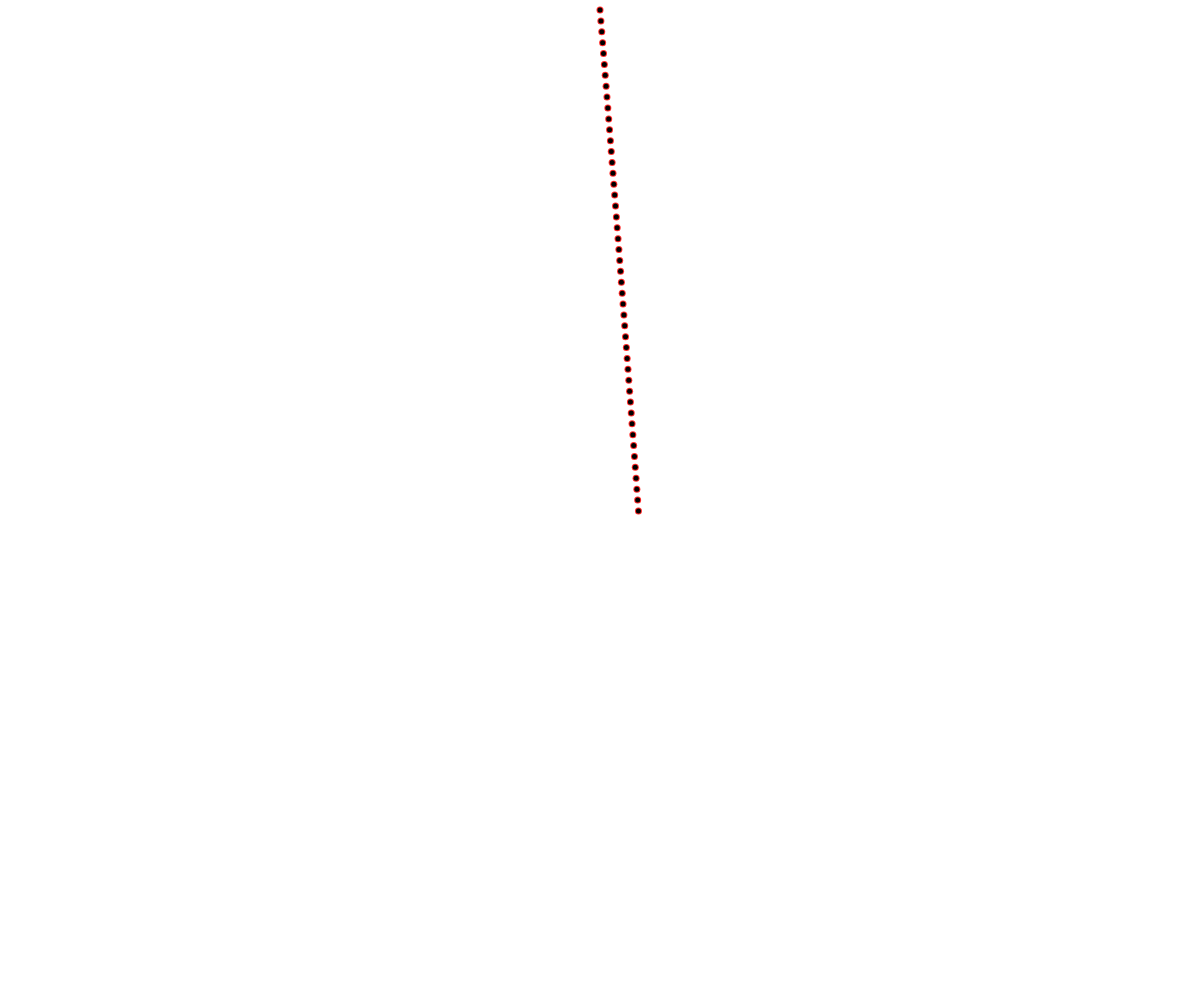
Frame 1 (no input)
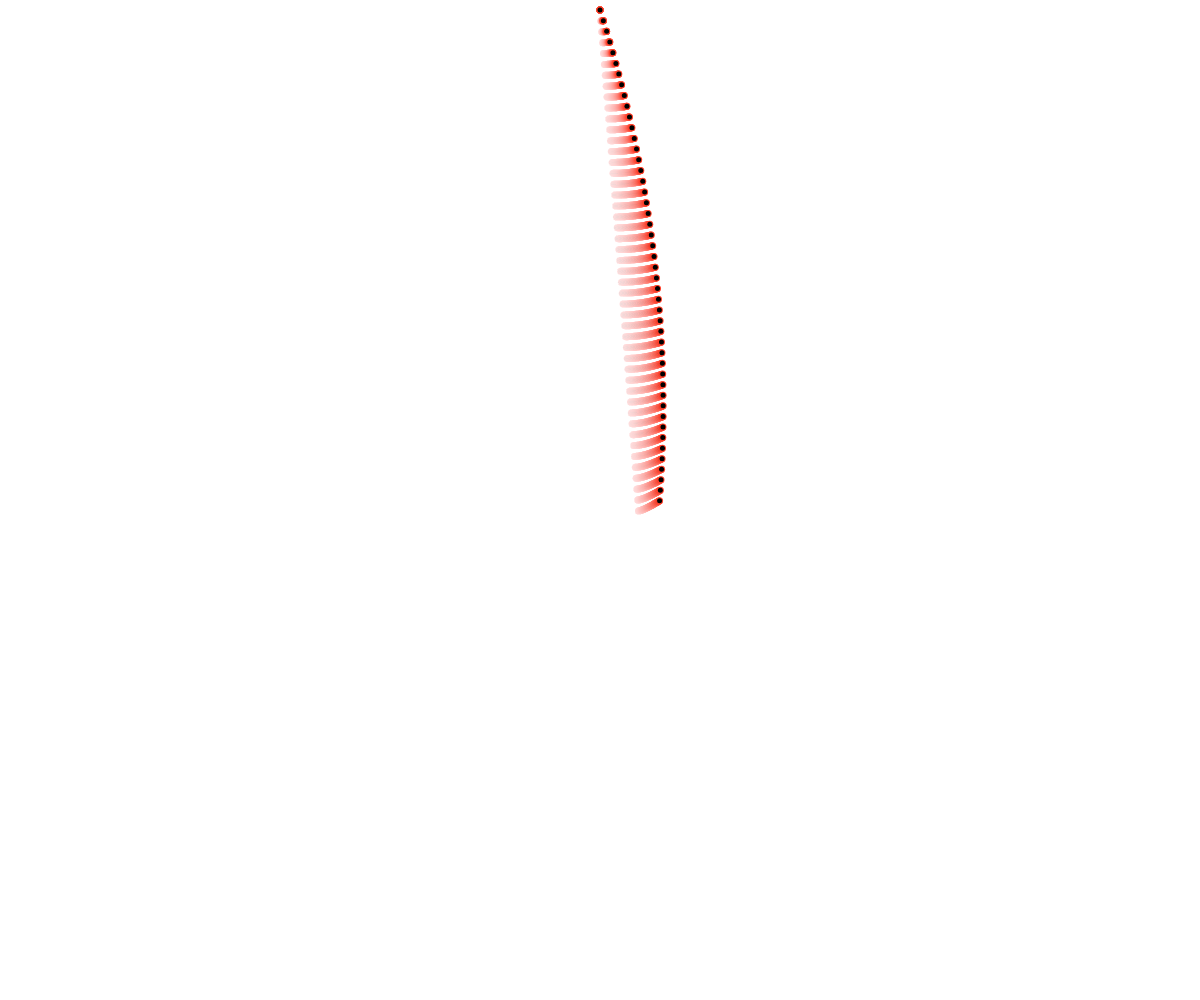
Frame 60 (no input)
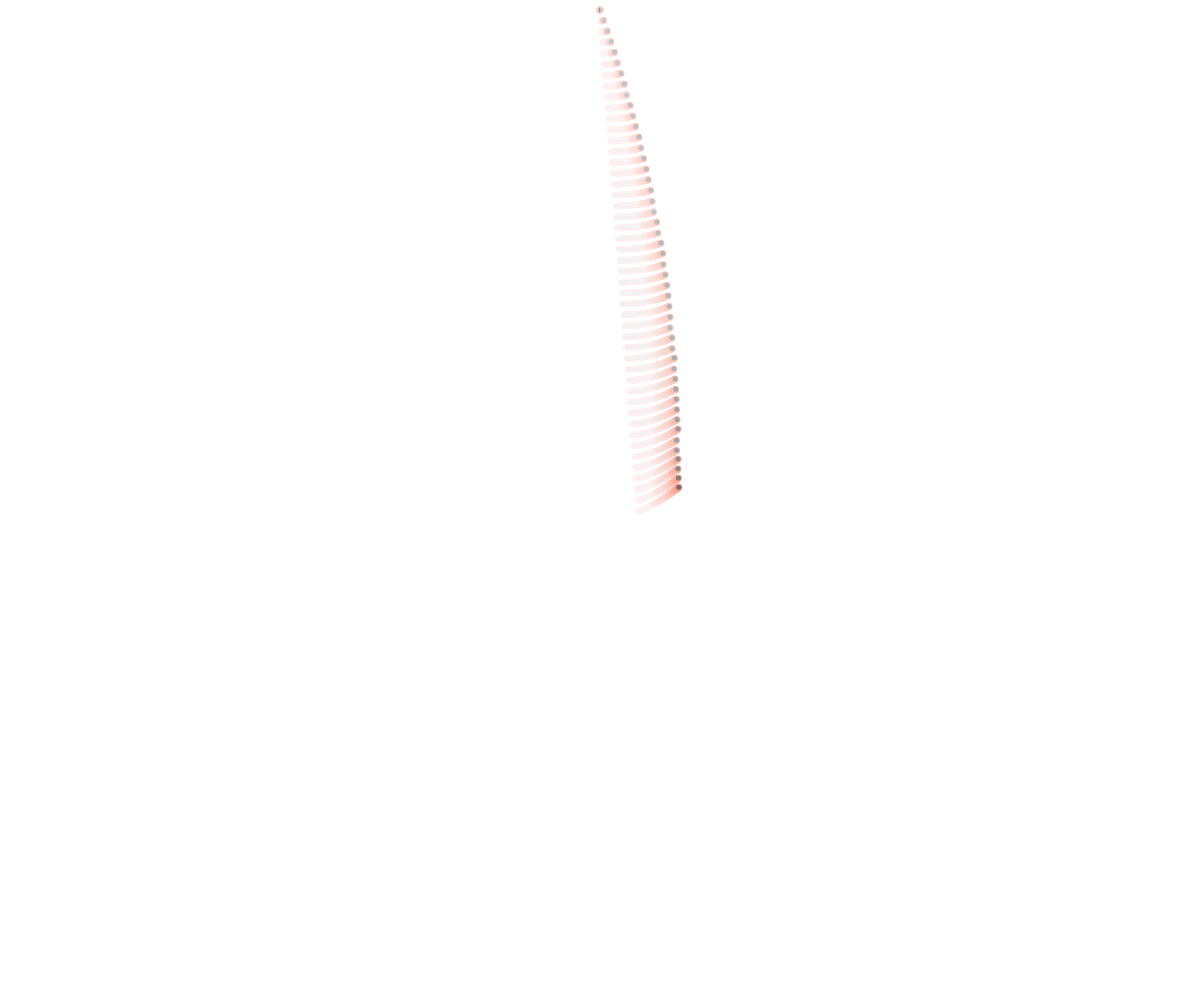
Frame 120 (the mouse pressed at the canvas centre since frame 60)

The p5.js sketch that drew these frames (run headless with seeded random() and noise() and a simulated clock; from frame 60 on, the mouse is pressed at the canvas centre):

// p5.js sketch
// ── sketch.js
let startAngle
const spacing = 10

function setup() {
  createCanvas(windowWidth, windowHeight);
  startAngle = 0
}

function regPol(initX, initY, size, sides, startAngle, mode) {
  colorMode(HSB, 360)

  let inc = 360 / sides
  let positions = []
  let k = 0
  for (i = startAngle; i < 360 + inc + startAngle; i += inc) {
    let x = size * sin(i * PI / 180)
    let y = -size * cos(i * PI / 180)
    positions[k] = createVector(x, y)
    k++
    
    //dependant on starting j in draw loop which is not a parameter
    if (size <= 3 * spacing)
      fill(0)
    else noFill()
  }
  beginShape()
  stroke((frameCount * 0.1) % 360, 300, 360)
  strokeWeight(spacing / 2 + 2)
  for (k = 0; k < positions.length; k++) {
    let x = positions[k].x
    let y = positions[k].y
    vertex(initX + x, initY + y)
    //also very preety
    //curveVertex(initX + x, initY + y)
  }
  endShape(CLOSE)
  beginShape()
  strokeWeight(spacing / 2)
  stroke(0)
  for (k = 0; k < positions.length; k++) {
    let x = positions[k].x
    let y = positions[k].y
    vertex(initX + x, initY + y)
    //also very preety
    //curveVertex(initX + x, initY + y)
  }
  endShape(CLOSE)
  colorMode(RGB, 255)
}
let noiseOff = 0
//let startAngle = 0

function draw() {

  //= frameCount <= 0 ? 0 : startAngle
  background(255, 8);

  const total = floor(height / 2 / spacing)
  const start = 3
  let spin = random()
  let initSides = 6
  for (j = start; j < total; j++) {

    let fillFlag = false
    let moveFactor = (spacing * 0.2) * (total - j - 1)
    //*sin()
    let noiseMap = map(noise(frameCount * 0.001), 0, 1, -PI, PI)
    startAngle = (total - j - 1) * (frameCount * 0.005) * noiseMap
    //startAngle = 0
    let sides = initSides + (floor(sqrt(initSides)) * noiseMap)
    sides = 0.5+10*pow(sin(frameCount*0.001),8)
    //console.log((total - j - 1))
    regPol(
      width / 2 + moveFactor * cos(noiseMap * sides) * cos(noiseMap),
      height / 2 + moveFactor * sin(noiseMap * sides) * sin(noiseMap),
      j * spacing, sides, startAngle, "quad")
  }


  //noLoop()

}
